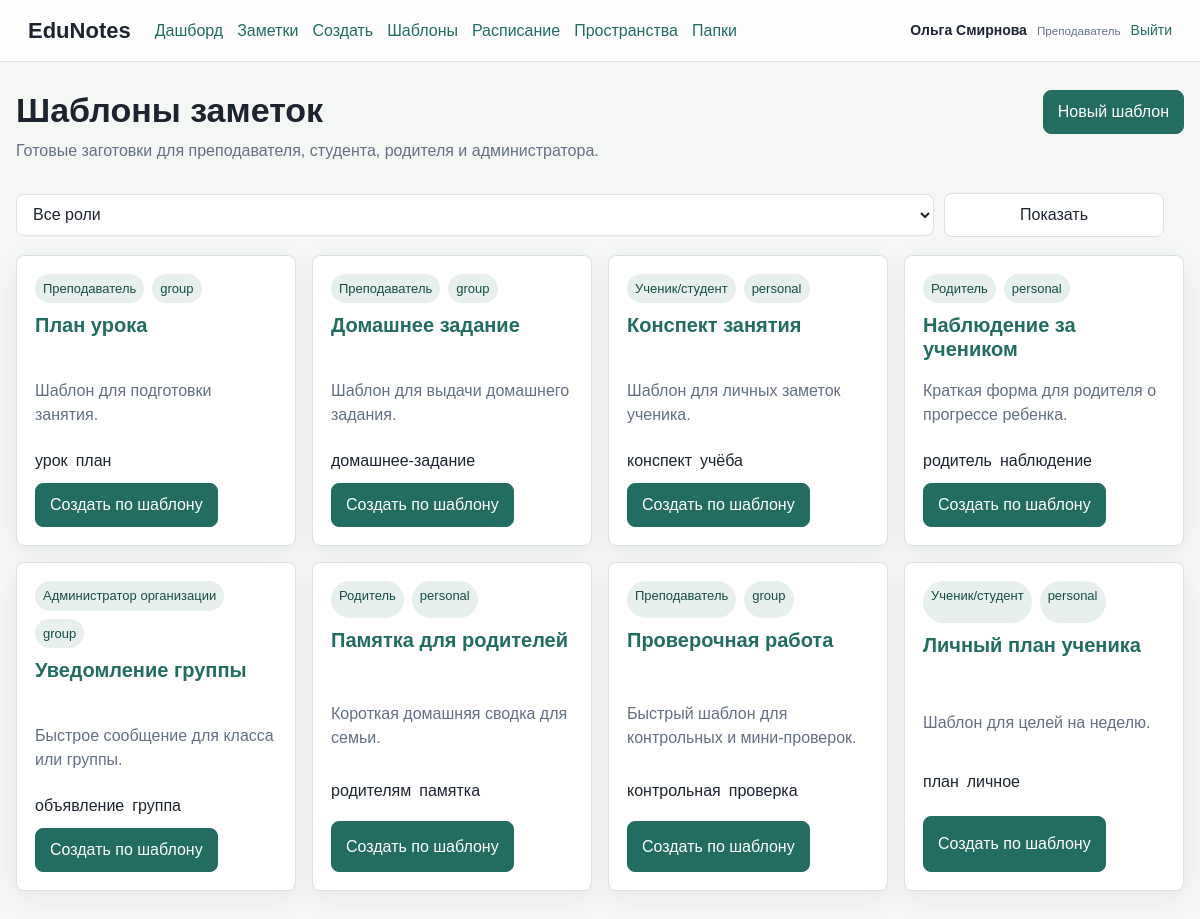
Page /templates (signed in) on the committed database.
### tables this page shows
CREATE TABLE users (
    id INTEGER PRIMARY KEY AUTOINCREMENT,
    name TEXT NOT NULL,
    email TEXT NOT NULL UNIQUE,
    password_hash TEXT NOT NULL,
    role TEXT NOT NULL CHECK (role IN ('superadmin', 'org_admin', 'teacher', 'student', 'parent')),
    child_user_id INTEGER REFERENCES users(id) ON DELETE SET NULL,
    created_at TEXT NOT NULL DEFAULT CURRENT_TIMESTAMP
);

CREATE TABLE note_templates (
    id INTEGER PRIMARY KEY AUTOINCREMENT,
    name TEXT NOT NULL,
    role TEXT NOT NULL DEFAULT 'all',
    description TEXT NOT NULL DEFAULT '',
    title TEXT NOT NULL,
    content TEXT NOT NULL DEFAULT '',
    tags TEXT NOT NULL DEFAULT '',
    workspace_kind TEXT NOT NULL DEFAULT 'group',
    created_at TEXT NOT NULL DEFAULT CURRENT_TIMESTAMP
);

### app.py (the view)
@app.route("/templates")
@login_required
def note_templates():
    role = request.args.get("role", "all")
    filters = []
    params: list = []
    if role != "all":
        filters.append("role = ?")
        params.append(role)
    templates = query_all(
        f"""
        SELECT *
        FROM note_templates
        {("WHERE " + " AND ".join(filters)) if filters else ""}
        ORDER BY created_at DESC
        """,
        tuple(params),
    )
    return render_template("templates.html", templates=templates, current_role=role)

### app.py (called while the page is built)
def create_app() -> Flask:
    app = Flask(__name__)
    app.config["SECRET_KEY"] = os.environ.get("SECRET_KEY", "dev-secret-change-me")
    app.config["DATABASE"] = DATABASE
    @app.before_request
    def load_current_user() -> None:
        user_id = session.get("user_id")
        g.user = None
        if user_id:
            g.user = query_one("SELECT * FROM users WHERE id = ?", (user_id,))
    @app.context_processor
    def inject_globals() -> dict:
        return {
        "ROLES": ROLES,
        "ACCESS_LEVELS": ACCESS_LEVELS,
        "NOTE_TEMPLATE_ROLES": NOTE_TEMPLATE_ROLES,
        "can_delete_user": can_delete_user,
    }
    return app

def get_db() -> sqlite3.Connection:
    if "db" not in g:
        g.db = sqlite3.connect(app.config["DATABASE"])
        g.db.row_factory = sqlite3.Row
        g.db.execute("PRAGMA foreign_keys = ON")
    return g.db

def query_all(sql: str, params: tuple = ()) -> list[sqlite3.Row]:
    return get_db().execute(sql, params).fetchall()

def query_one(sql: str, params: tuple = ()) -> sqlite3.Row | None:
    return get_db().execute(sql, params).fetchone()

def login_required(view):
    @wraps(view)
    def wrapped_view(**kwargs):
        if g.user is None:
            return redirect(url_for("login"))
        return view(**kwargs)
    return wrapped_view

### templates/templates.html (shortened to what this page needs)
{% extends "base.html" %}
{% block content %}
<section class="section-head">
    <div>
        <h1>Шаблоны заметок</h1>
        <p>Готовые заготовки для преподавателя, студента, родителя и администратора.</p>
    </div>
    <a class="button primary" href="{{ url_for('note_template_new') }}">Новый шаблон</a>
</section>
<form class="filters" method="get">
    <select name="role">
        <option value="all" {% if current_role == 'all' %}selected{% endif %}>Все роли</option>
    </select>
    <button type="submit">Показать</button>
</form>
<section class="note-grid">
    {% for template in templates %}
        <article class="note-card">
            <div class="note-card__meta">
                <span>{{ NOTE_TEMPLATE_ROLES[template.role] }}</span>
                <span>{{ template.workspace_kind }}</span>
            </div>
            <h2><a href="{{ url_for('note_template_detail', template_id=template.id) }}">{{ template.name }}</a></h2>
            <p>{{ template.description }}</p>
            <div class="tag-row">
                {% for tag in template.tags.split(',') if tag.strip() %}
                    <span>{{ tag.strip() }}</span>
                {% endfor %}
            </div>
            <div class="actions">
                <a class="button primary" href="{{ url_for('note_new', template_id=template.id) }}">Создать по шаблону</a>
            </div>
        </article>
    {% else %}
        <div class="empty-state">Шаблоны не найдены.</div>
    {% endfor %}
</section>
{% endblock %}

### templates/base.html (shortened to what this page needs)
<!doctype html>
<html lang="ru">
<head>
    <link rel="stylesheet" href="{{ url_for('static', filename='styles.css') }}">
</head>
<body>
    <header class="topbar">
        <a class="brand" href="{{ url_for('notes') if g.user else url_for('login') }}">EduNotes</a>
        {% if g.user %}
            <nav class="nav">
                <a href="{{ url_for('dashboard') }}">Дашборд</a>
                <a href="{{ url_for('notes') }}">Заметки</a>
                <a href="{{ url_for('note_new') }}">Создать</a>
                <a href="{{ url_for('note_templates') }}">Шаблоны</a>
                <a href="{{ url_for('schedule') }}">Расписание</a>
                <a href="{{ url_for('workspaces') }}">Пространства</a>
                <a href="{{ url_for('folders') }}">Папки</a>
            </nav>
            <div class="user-chip">
                <span>{{ g.user.name }}</span>
                <small>{{ ROLES[g.user.role] }}</small>
                <a href="{{ url_for('logout') }}">Выйти</a>
            </div>
        {% endif %}
    </header>
    <main class="page">
        {% block content %}{% endblock %}
    </main>
</body>
</html>

### static/styles.css (style rules this page uses)
:root { color-scheme: light; --bg: #f5f7f4; --panel: #ffffff; --text: #1c2430; --muted: #647084; --line: #dce2df; --primary: #226c62; --primary-dark: #164d46; --accent: #c44c31; --soft: #e7f0ed; --danger: #b92f2f; }
* { box-sizing: border-box; }
body { margin: 0; background: var(--bg); color: var(--text); font-family: Arial, Helvetica, sans-serif; line-height: 1.5; }
a { color: var(--primary); text-decoration: none; }
.topbar { position: sticky; top: 0; z-index: 5; display: flex; align-items: center; gap: 24px; padding: 14px 28px; border-bottom: 1px solid var(--line); background: rgba(255, 255, 255, 0.94); }
.brand { color: var(--text); font-size: 22px; font-weight: 800; }
.nav { display: flex; gap: 14px; margin-right: auto; }
.user-chip { display: flex; align-items: center; gap: 10px; color: var(--muted); font-size: 14px; }
.user-chip span { color: var(--text); font-weight: 700; }
.page { width: min(1180px, calc(100% - 32px)); margin: 28px auto 56px; }
.section-head, .note-toolbar { display: flex; align-items: flex-start; justify-content: space-between; gap: 18px; margin-bottom: 18px; }
h1, h2 { margin: 0 0 8px; line-height: 1.2; }
h1 { font-size: 34px; }
h2 { font-size: 20px; }
p { margin: 0 0 12px; }
.muted, .section-head p { color: var(--muted); }
.panel, .note-card, .empty-state { border: 1px solid var(--line); border-radius: 8px; background: var(--panel); box-shadow: 0 8px 28px rgba(32, 40, 47, 0.06); }
button, .button { display: inline-flex; align-items: center; justify-content: center; min-height: 40px; padding: 9px 14px; border: 1px solid var(--line); border-radius: 8px; background: #fff; color: var(--text); font: inherit; cursor: pointer; }
.primary { border-color: var(--primary); background: var(--primary); color: #fff; }
input, select, textarea { width: 100%; min-height: 42px; padding: 10px 12px; border: 1px solid var(--line); border-radius: 8px; background: #fff; color: var(--text); font: inherit; }
.filters { display: grid; grid-template-columns: minmax(260px, 1fr) 220px auto auto; gap: 10px; align-items: center; margin-bottom: 18px; }
.note-grid { display: grid; grid-template-columns: repeat(auto-fill, minmax(280px, 1fr)); gap: 16px; }
.note-card { display: grid; gap: 10px; padding: 18px; }
.note-card h2 { min-height: 48px; }
.note-card p { color: var(--muted); }
.note-card footer, .note-footer, .note-card__meta { display: flex; flex-wrap: wrap; gap: 8px; color: var(--muted); font-size: 13px; }
.note-card__meta span, .tag-row a, .access-list span { display: inline-flex; padding: 5px 8px; border-radius: 999px; background: var(--soft); color: var(--primary-dark); }
.tag-row { display: flex; flex-wrap: wrap; gap: 8px; }
.actions { display: flex; flex-wrap: wrap; gap: 10px; }
.filters select { min-width: 150px; }

### rows in the picture
users: user.name "Ольга Смирнова", role "Преподаватель"
note_templates: role "Преподаватель", workspace_kind "group", name "План урока", description "Шаблон для подготовки занятия.", strip "урок" "план"
note_templates: role "Преподаватель", workspace_kind "group", name "Домашнее задание", description "Шаблон для выдачи домашнего задания.", strip "домашнее-задание"
note_templates: role "Ученик/студент", workspace_kind "personal", name "Конспект занятия", description "Шаблон для личных заметок ученика.", strip "конспект" "учёба"
note_templates: role "Родитель", workspace_kind "personal", name "Наблюдение за учеником", description "Краткая форма для родителя о прогрессе ребенка.", strip "родитель" "наблюдение"
note_templates: role "Администратор организации", workspace_kind "group", name "Уведомление группы", description "Быстрое сообщение для класса или группы.", strip "объявление" "группа"
note_templates: role "Родитель", workspace_kind "personal", name "Памятка для родителей", description "Короткая домашняя сводка для семьи.", strip "родителям" "памятка"
note_templates: role "Преподаватель", workspace_kind "group", name "Проверочная работа", description "Быстрый шаблон для контрольных и мини-проверок.", strip "контрольная" "проверка"
note_templates: role "Ученик/студент", workspace_kind "personal", name "Личный план ученика", description "Шаблон для целей на неделю.", strip "план" "личное"
